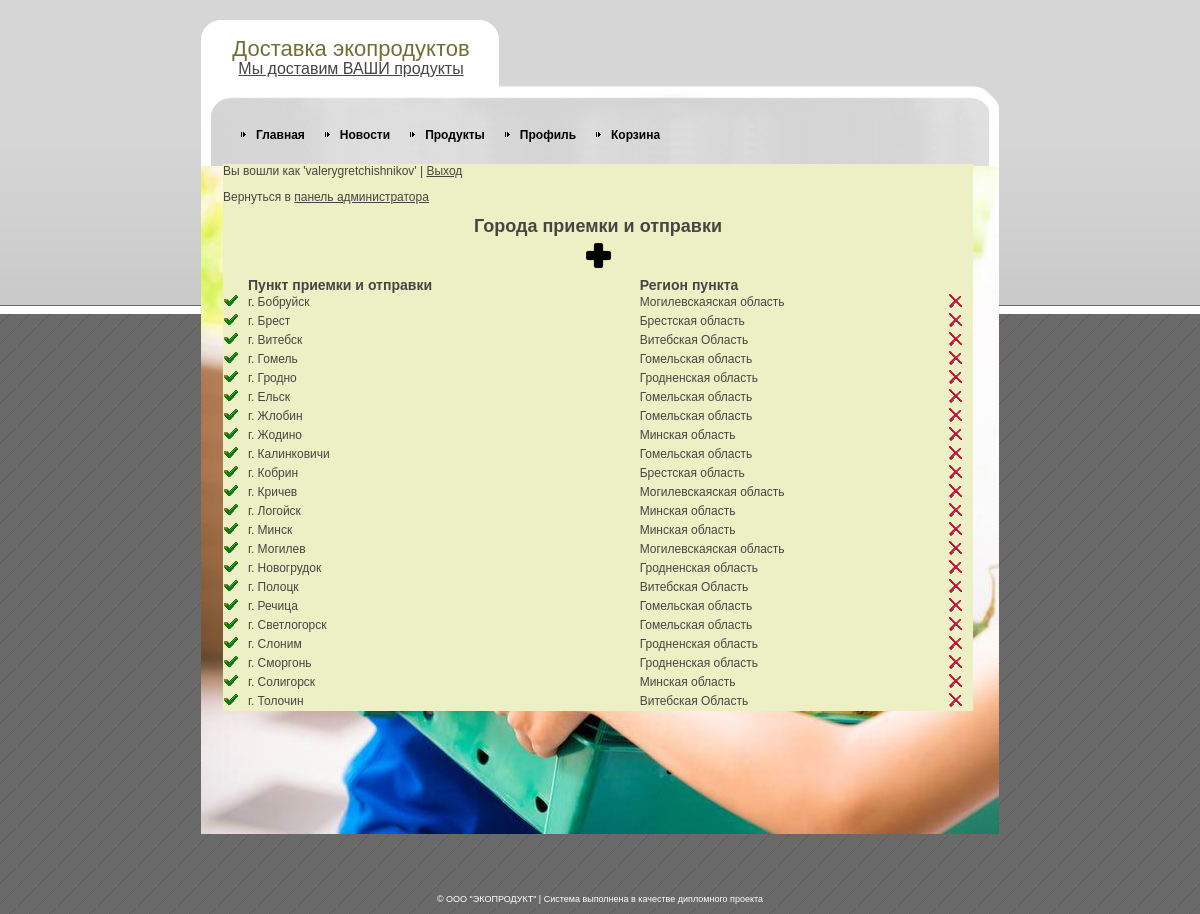
/edit_point.php (signed in), run on the app's committed database.
### tables this page shows
CREATE TABLE IF NOT EXISTS `points` (
  `id` int NOT NULL AUTO_INCREMENT,
  `point` varchar(50) NOT NULL,
  `idregion` int NOT NULL,
  `is_region_center` tinyint(1) NOT NULL,
  PRIMARY KEY (`id`),
  KEY `idregion` (`idregion`)
);

CREATE TABLE IF NOT EXISTS `region` (
  `id` int NOT NULL AUTO_INCREMENT,
  `region` varchar(50) NOT NULL,
  PRIMARY KEY (`id`)
);

### edit_point.php (the view, shortened to what this page needs)
<?php
require "lib_db.php";
?>
<!DOCTYPE html PUBLIC "-//W3C//DTD XHTML 1.0 Strict//EN" "http://www.w3.org/TR/xhtml1/DTD/xhtml1-strict.dtd">
<html xmlns="http://www.w3.org/1999/xhtml" xml:lang="en" lang="en">
<head>
<link rel="stylesheet" href="style.css" type="text/css" charset="utf-8" />
</head>
<body>
<div id="outer">
  <div id="wrapper">
    <div id="body-bot">
      <div id="body-top">
        <div id="logo">
          <h1>Доставка экопродуктов</h1>
          <p><a href="adminform.php" target="_parent">Мы доставим ВАШИ продукты</a></p>
        </div>
        <div id="nav">
          <ul>
          </ul>
        </div>
        <div id="gboxm">
				<?php
				$login = $_SESSION['login'];
				$password = $_SESSION['password'];
				if(empty($login) and empty($password))
				{
					echo "<h2>Ошибка!</h2>";
					echo "<p>Необходимо пройти авторизацию | <a href='adminform.php'>Вход</a></p>";
				}
				else
				{
					echo "<p>Вы вошли как '$login' | <a href='../exit.php'>Выход</a></p>";
					echo "<p>Вернуться в <a href='adminform.php'>панель администратора</a></p>";?>
            <h2><center>Города приемки и отправки</center></h2>
					<center><a href="edit_pointf.php?id=0"><img height="37" src="images/logos/add.png" alt="add" /></a>
					<table border="0" cellpadding="0" cellspacing="0" width="100%">
					<tr>
						<td width=25></td>
						<td><h3>Пункт приемки и отправки</h3></td>
						<td><h3>Регион пункта</h3></td>
						<td width=25></td>
					</tr>
					<?
					$items = getPoints();
					foreach($items as $item)
					{?>
						<tr>
						<td><a href="edit_pointf.php?id=<?=$item["id"]?>"><img src="images/logos/edit.ico" alt="edit" /></a></td>
						<td><?=$item["point"]?></td>
						<td><?=$item["region"]?></td>
						<td><a href="delete_point.php?id=<?=$item["id"]?>"><img src="images/logos/del.ICO" alt="del" /></a></td>
						</tr>
					<?}
						echo "</table>";
					}?>
        </div>
      </div>
    </div>
  </div>
</div>
<div id="copyright"> &copy; ООО "ЭКОПРОДУКТ" | Система выполнена в качестве дипломного проекта</div>
</body>
</html>

### style.css (style rules this page uses)
html, body, h1, h2, h3, h4 { margin: 0; padding: 0; }
img { border: 0; }
a { color: #464544; }
body { background: url(images/logos/page_bg.gif); text-align: center; font: 12px arial, sans-serif; color: #464544; padding-bottom: 10px; }
#outer { background: top left url(images/logos/page_bg_top.gif) repeat-x; padding-top: 20px; }
#wrapper { text-align: left; margin: auto; width: 798px; position: relative; background: url(images/logos/body_bg.gif) repeat-y; }
#body-bot { background: bottom left url(images/logos/body_bg_bot.jpg) no-repeat; }
#body-top { background: url(images/logos/body_bg_top.gif) no-repeat; min-height: 800px; _height: 800px; padding-bottom: 14px; }
#logo { width: 25em; text-align: center; }
#logo h1 { color: #6F7033; font: 22px "Arial narrow", arial, sans-serif; line-height: 1; padding-top: 0.8em; }
#logo p { color: #464544; font: 16px "Arial narrow", arial, sans-serif; margin: 0; }
#nav { margin-top: 50px; }
#gboxm { width: 750px; min-height: 500px; margin-top: 22px; margin-left: 22px; margin-bottom: 22px; background-color: #EDF0C4; }
#copyright { font-size: 9px; color: #fff; margin-top: 60px; }

### data on the page
points: point "г. Бобруйск", idregion.region "Могилевскаяская область"
points: point "г. Брест", idregion.region "Брестская область"
points: point "г. Витебск", idregion.region "Витебская Область"
points: point "г. Гомель", idregion.region "Гомельская область"
points: point "г. Гродно", idregion.region "Гродненская область"
points: point "г. Ельск", idregion.region "Гомельская область"
points: point "г. Жлобин", idregion.region "Гомельская область"
points: point "г. Жодино", idregion.region "Минская область"
points: point "г. Калинковичи", idregion.region "Гомельская область"
points: point "г. Кобрин", idregion.region "Брестская область"
points: point "г. Кричев", idregion.region "Могилевскаяская область"
points: point "г. Логойск", idregion.region "Минская область"
points: point "г. Минск", idregion.region "Минская область"
points: point "г. Могилев", idregion.region "Могилевскаяская область"
points: point "г. Новогрудок", idregion.region "Гродненская область"
points: point "г. Полоцк", idregion.region "Витебская Область"
points: point "г. Речица", idregion.region "Гомельская область"
points: point "г. Светлогорск", idregion.region "Гомельская область"
points: point "г. Слоним", idregion.region "Гродненская область"
points: point "г. Сморгонь", idregion.region "Гродненская область"
points: point "г. Солигорск", idregion.region "Минская область"
points: point "г. Толочин", idregion.region "Витебская Область"

### other printed values
$login "valerygretchishnikov"
